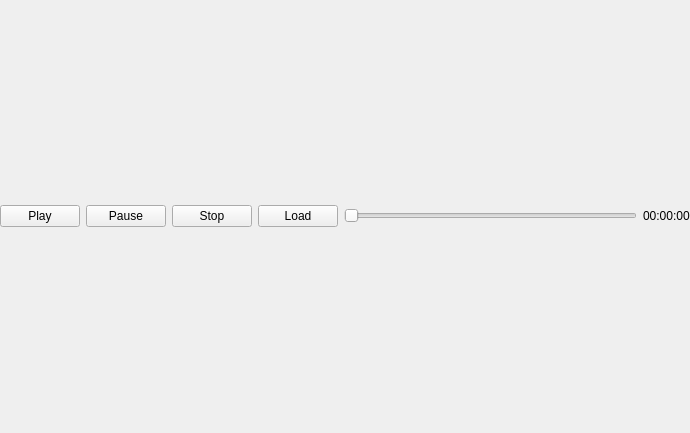
<?xml version="1.0" encoding="UTF-8"?>
<ui version="4.0">
 <class>VideoPlayer</class>
 <widget class="QWidget" name="VideoPlayer">
  <property name="geometry">
   <rect>
    <x>0</x>
    <y>0</y>
    <width>690</width>
    <height>433</height>
   </rect>
  </property>
  <property name="windowTitle">
   <string>Form</string>
  </property>
  <layout class="QVBoxLayout" name="verticalLayout_2" stretch="1,0">
   <property name="leftMargin">
    <number>0</number>
   </property>
   <property name="topMargin">
    <number>0</number>
   </property>
   <property name="rightMargin">
    <number>0</number>
   </property>
   <property name="bottomMargin">
    <number>0</number>
   </property>
   <item>
    <layout class="QVBoxLayout" name="verticalLayout"/>
   </item>
   <item>
    <layout class="QGridLayout" name="gridLayout_3">
     <item row="0" column="1">
      <widget class="QPushButton" name="BtnPause">
       <property name="text">
        <string>Pause</string>
       </property>
      </widget>
     </item>
     <item row="0" column="3">
      <widget class="QPushButton" name="BtnLoad">
       <property name="text">
        <string>Load</string>
       </property>
      </widget>
     </item>
     <item row="0" column="0">
      <widget class="QPushButton" name="BtnPlay">
       <property name="text">
        <string>Play</string>
       </property>
      </widget>
     </item>
     <item row="0" column="2">
      <widget class="QPushButton" name="BtnStop">
       <property name="text">
        <string>Stop</string>
       </property>
      </widget>
     </item>
     <item row="0" column="4">
      <widget class="VideoPlayerSlider" name="slider">
       <property name="orientation">
        <enum>Qt::Horizontal</enum>
       </property>
      </widget>
     </item>
     <item row="0" column="5">
      <widget class="QLabel" name="labTime">
       <property name="text">
        <string>00:00:00</string>
       </property>
      </widget>
     </item>
    </layout>
   </item>
  </layout>
 </widget>
 <customwidgets>
  <customwidget>
   <class>VideoPlayerSlider</class>
   <extends>QSlider</extends>
   <header location="global">videoplayerslider.h</header>
  </customwidget>
 </customwidgets>
 <resources/>
 <connections/>
</ui>
